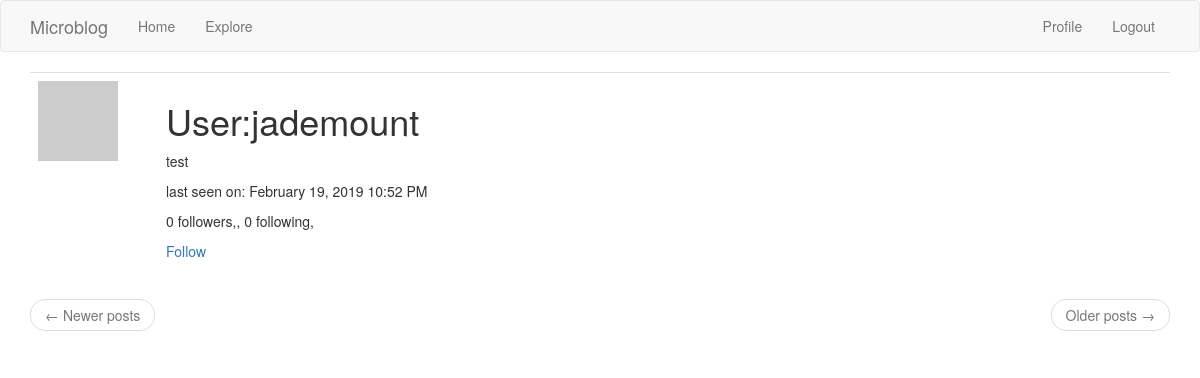
Page /user/jademount (signed in) on the earlier database version.
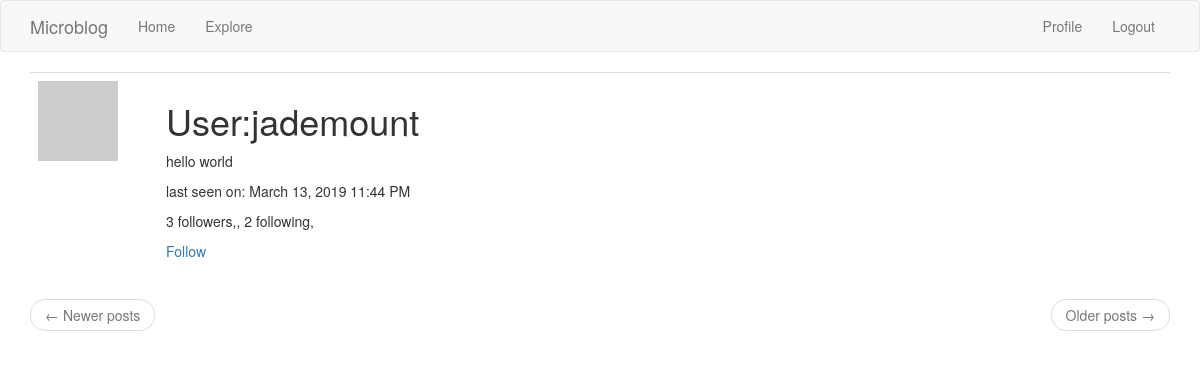
Same page on the later database version.
### app/models.py (models this page shows, shortened)
class User(UserMixin, db.Model):
    id=db.Column(db.Integer,primary_key=True)
    username=db.Column(db.String(64),index=True,unique=True)
    email=db.Column(db.String(120),index=True,unique=True)
    password_hash=db.Column(db.String(128))
    posts = db.relationship('Post', backref='author', lazy='dynamic')
    about_me = db.Column(db.String(140))
    last_seen = db.Column(db.DateTime,default=datetime.utcnow)
    followed=db.relationship('User', secondary=followers, primaryjoin=(followers.c.follower_id == id),secondaryjoin=(followers.c.followed_id == id), backref =db.backref('followers', lazy = 'dynamic'), lazy = 'dynamic')
    def followed_posts(self):
        followed = Post.query.join(followers, (followers.c.followed_id == Post.user_id)).filter(followers.c.follower_id == self.id)
        own = Post.query.filter_by(user_id=self.id)
        return followed.union(own).order_by(Post.timestamp.desc())
    def is_following(self, user):
        return self.followed.filter(followers.c.followed_id == user.id).count()>0
    def avatar(self, size):
        digest=md5(self.email.lower().encode('utf-8')).hexdigest()
        return "https://www.gravatar.com/avatar/{}/?d=identicon&s={}".format(digest,size)

### app/routes.py (the view)
@app.route('/user/<username>')
@login_required
def user(username):
    user=User.query.filter_by(username=username).first_or_404()
    page=request.args.get('page', 1,type=int)
    posts=current_user.followed_posts().paginate(page, app.config['POST_PER_PAGE'],False)
    next_url=url_for('user',username=user.username, page=posts.next_num) if posts.has_next else None
    prev_url=url_for('user',username=user.username,page=posts.prev_num) if posts.has_prev else None
    return render_template('user.html', user=user, posts=posts.items, prev_url=prev_url, next_url=next_url)

### app/models.py (called while the page is built)
@login.user_loader
def load_user(id):
    return User.query.get(int(id))

### app/routes.py (called while the page is built)
@app.before_request
def before_request():
    g.locale=str(get_locale())
    if current_user.is_authenticated:
        current_user.last_seen=datetime.utcnow()
        db.session.commit()

### app/templates/user.html (shortened to what this page needs)
{% extends "base.html" %}
{% block app_content %}
    <table class="table table-hover">
        <tr>
            <td width="128px"><img src="{{ user.avatar(128) }}"></td>
<td><h1>{{ _('User') }}:{{user.username}}</h1>
{% if user.about_me %}
<p>{{user.about_me}}</p>
{% endif %}
{% if user.last_seen %}
<p>{{ _('last seen on') }}: {{moment(user.last_seen).format('LLL')}}</p>
{% endif %}
<p>{{ _('%(count)d followers,', count=user.followers.count()) }}, {{ _('%(count)d following,', count=user.followed.count()) }} </p>
{% if user==current_user %}
<p><a href="{{url_for('edit_profile')}}">{{ _('Edit Your Profile') }}</a></p>
{% elif not current_user.is_following(user) %}
<p><a href="{{url_for('follow', username=user.username) }}">{{ _('Follow') }}</a></p>
{% else %}
<p><a href="{{url_for('unfollow', username=user.username) }}">{{ _('Unfollow') }}</a></p>
{% endif %}
</td>
</tr></table>
<nav aria-label="...">
<ul class="pager">
<li class="previous{% if not prev_url %} disabled{% endif %}">
<a href="{{ prev_url or '#' }}">
<span aria-hidden="true">&larr;</span> {{ _('Newer posts') }}
</a>
</li>
<li class="next{% if not next_url %} disabled{% endif %}">
<a href="{{ next_url or '#' }}">
{{ _('Older posts') }} <span aria-hidden="true">&rarr;</span>
                </a>
            </li>
        </ul>
    </nav>
{% endblock %}

Differences in the rows shown:
changed User "jademount": about_me "test" → "hello world"; last_seen "February 19, 2019 10:52 PM" → "March 13, 2019 11:44 PM"
Other differences:
text no longer shown: "0 followers, 0 following,"
text now shown: "3 followers, 2 following,"
